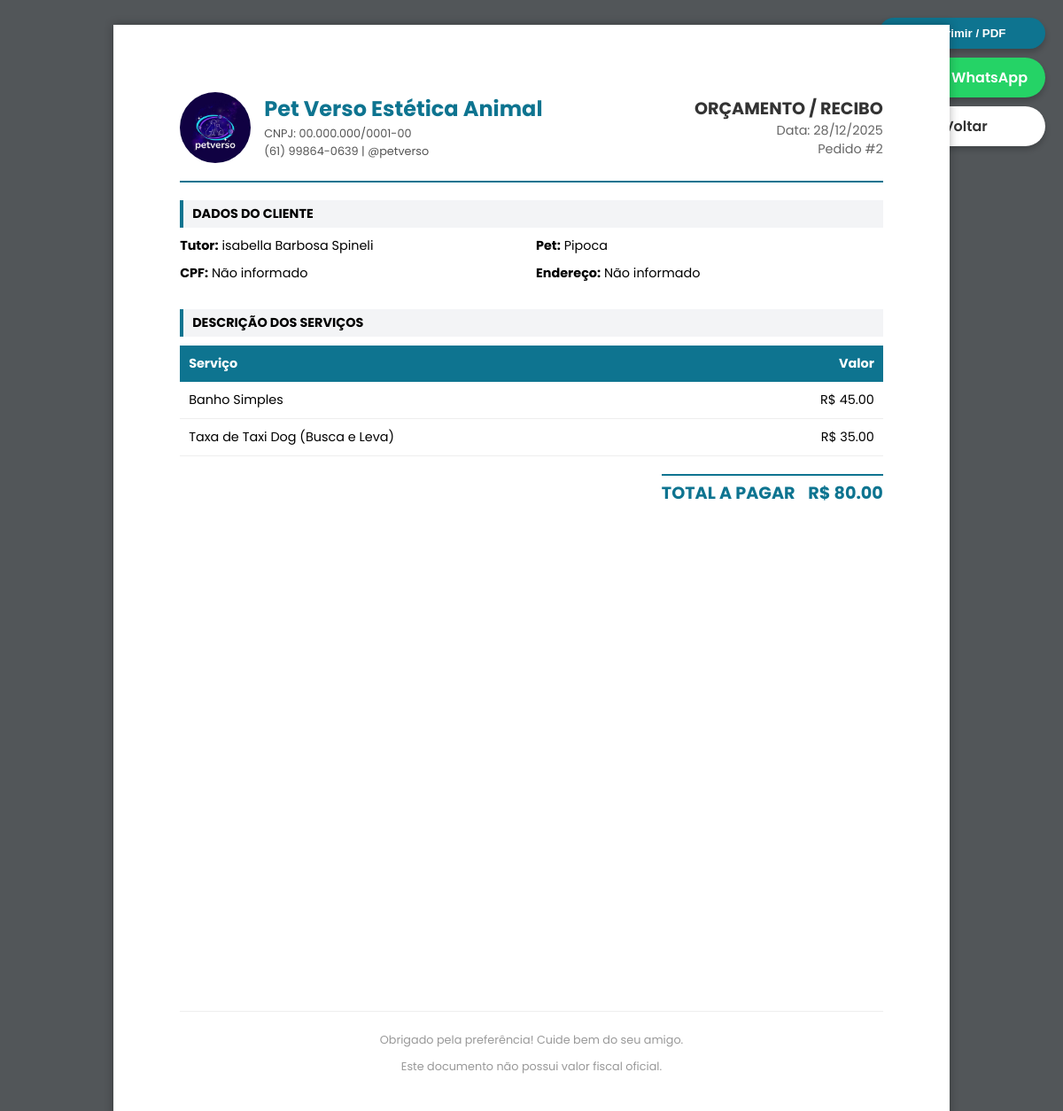
Screenshot of /nota/2 (signed in) with the database file from the repository.
### tables this page shows
CREATE TABLE configuracoes (
            chave TEXT PRIMARY KEY,
            valor TEXT
        );

CREATE TABLE agenda (
            id INTEGER PRIMARY KEY AUTOINCREMENT,
            nome_pet TEXT NOT NULL,
            servico TEXT NOT NULL,
            data TEXT NOT NULL,
            hora TEXT NOT NULL,
            status TEXT DEFAULT 'Agendado',
            observacoes TEXT
        , taxi TEXT, nome_tutor TEXT, cliente_id INTEGER);

CREATE TABLE servicos (
            id INTEGER PRIMARY KEY AUTOINCREMENT,
            nome TEXT NOT NULL,
            descricao TEXT,
            valor REAL NOT NULL,
            duracao_minutos INTEGER DEFAULT 30
        );

### app.py (the view)
@app.route('/nota/<id_agendamento>')
def gerar_nota(id_agendamento):
    if not tem_permissao('agenda'): return redirect('/dashboard')
    conn = get_db_connection()
    empresa = get_config_dict(conn)
    agendamento = conn.execute("SELECT * FROM agenda WHERE id=?", (id_agendamento,)).fetchone()
    if not agendamento:
        conn.close()
        return "Erro: Agendamento não encontrado", 404
    cliente = None
    if agendamento['cliente_id']:
        cliente = conn.execute("SELECT * FROM clientes WHERE id=?", (agendamento['cliente_id'],)).fetchone()
    dado_taxi = conn.execute("SELECT valor FROM configuracoes WHERE chave='preco_taxi'").fetchone()
    preco_taxi = float(dado_taxi[0]) if dado_taxi else 20.00
    servico_val = conn.execute("SELECT valor FROM servicos WHERE nome=?", (agendamento['servico'],)).fetchone()
    valor_servico = float(servico_val[0]) if servico_val else 0.0
    conn.close()
    total = valor_servico
    if agendamento['taxi'] == 'Sim': total += preco_taxi
    info_nota = {
        'empresa_nome': empresa.get('empresa_nome', 'Pet Shop'),
        'empresa_cnpj': empresa.get('empresa_cnpj', ''),
        'empresa_endereco': empresa.get('empresa_endereco', ''),
        'empresa_telefone': empresa.get('empresa_telefone', ''),
        'empresa_email': empresa.get('empresa_email', ''),
        'empresa_instagram': empresa.get('empresa_instagram', ''),
        'id': agendamento['id'],
        'data': datetime.strptime(agendamento['data'], '%Y-%m-%d').strftime('%d/%m/%Y'),
        'hora': agendamento['hora'],
        'tutor': cliente['nome_tutor'] if cliente else agendamento['nome_tutor'],
        'pet': cliente['nome_pet'] if cliente else agendamento['nome_pet'],
        'cpf': cliente['cpf'] if cliente else 'Não informado',
        'endereco': cliente['endereco'] if cliente else 'Não informado',
        'whatsapp': cliente['whatsapp'] if cliente else '',
        'servico': agendamento['servico'],
        'valor_servico': valor_servico,
        'tem_taxi': (agendamento['taxi'] == 'Sim'),
        'valor_taxi': preco_taxi,
        'total': total,
        'observacoes': agendamento['observacoes'],
        'msg_nota': empresa.get('msg_nota', '')
    }
    return render_template('nota.html', nota=info_nota)

### app.py (called while the page is built)
@app.context_processor
def inject_cache_buster():
    return dict(cache_buster=time.time())

def get_db_connection():
    conn = sqlite3.connect(DB_NAME)
    conn.row_factory = sqlite3.Row # Permite chamar colunas pelo nome
    return conn

def tem_permissao(area):
    if 'user_id' not in session: return False
    if session.get('cargo') == 'gerente': return True
    permissoes_usuario = session.get('permissoes', '')
    if not permissoes_usuario: return False
    lista = permissoes_usuario.split(',')
    return area in lista

def get_config_dict(conn):
    linhas = conn.execute("SELECT chave, valor FROM configuracoes").fetchall()
    dados = {linha['chave']: linha['valor'] for linha in linhas}
    return dados

### templates/nota.html (shortened to what this page needs)
<!DOCTYPE html>
<html lang="pt-br">
<head>
</head>
<body>
    <div class="actions">
        <button onclick="window.print()" class="btn btn-print"> Imprimir / PDF</button>
        <a href="#" id="btnZap" target="_blank" class="btn btn-whatsapp"> Enviar WhatsApp</a>
        <a href="/agenda" class="btn btn-back"> Voltar</a>
    </div>
<div class="page">
   <div class="header">
            <div class="logo-area">
                <img src="{{ url_for('static', filename='logo.png') }}?v={{ cache_buster }}" class="logo-img" alt="Logo">
                <div class="company-info">
                    <h1>{{ nota['empresa_nome'] }}</h1>
                    <p>CNPJ: {{ nota['empresa_cnpj'] }}</p>
                    <p>{{ nota['empresa_telefone'] }} | {{ nota['empresa_instagram'] }}</p>
                </div>
            </div>
            <div class="invoice-details">
                <div class="invoice-title">Orçamento / Recibo</div>
                <div class="invoice-date">Data: {{ nota['data'] }}</div>
                <div class="invoice-date">Pedido #{{ nota['id'] }}</div>
            </div>
        </div>
        <div class="section-title">DADOS DO CLIENTE</div>
        <div class="client-info">
            <div><strong>Tutor:</strong> {{ nota['tutor'] }}</div>
            <div><strong>Pet:</strong> {{ nota['pet'] }}</div>
            <div><strong>CPF:</strong> {{ nota['cpf'] }}</div>
            <div><strong>Endereço:</strong> {{ nota['endereco'] }}</div>
        </div>
        <div class="section-title">DESCRIÇÃO DOS SERVIÇOS</div>
        <table>
            <thead>
                <tr>
                    <th>Serviço</th>
                    <th class="col-price">Valor</th>
                </tr>
            </thead>
            <tbody>
                <tr>
                    <td>{{ nota['servico'] }}</td>
                    <td class="col-price">R$ {{ "%.2f"|format(nota['valor_servico']) }}</td>
                </tr>
                {% if nota['tem_taxi'] %}
                <tr>
                    <td>Taxa de Taxi Dog (Busca e Leva)</td>
                    <td class="col-price">R$ {{ "%.2f"|format(nota['valor_taxi']) }}</td>
                </tr>
                {% endif %}
            </tbody>
        </table>
        <div class="total-section">
            <div class="total-box">
                <div class="total-row final-total">
                    <span>TOTAL A PAGAR</span>
                    <span>R$ {{ "%.2f"|format(nota['total']) }}</span>
                </div>
            </div>
        </div>
        <div class="footer">
            <p>Obrigado pela preferência! Cuide bem do seu amigo.</p>
            <p>Este documento não possui valor fiscal oficial.</p>
        </div>
    </div>
</body>
</html>

### templates/nota.html (style rules this page uses)
body { background: #525659; display: flex; justify-content: center; padding: 20px; font-family: 'Poppins', sans-serif; }
.page { background: white; width: 21cm; min-height: 29.7cm; padding: 2cm; box-shadow: 0 0 10px rgba(0,0,0,0.3); position: relative; }
.header { display: flex; justify-content: space-between; align-items: center; border-bottom: 2px solid #0e7490; padding-bottom: 20px; margin-bottom: 20px; }
.logo-area { display: flex; align-items: center; gap: 15px; }
.logo-img { width: 80px; height: 80px; border-radius: 50%; object-fit: cover; }
.company-info h1 { margin: 0; color: #0e7490; font-size: 1.5rem; }
.company-info p { margin: 2px 0; font-size: 0.8rem; color: #555; }
.invoice-details { text-align: right; }
.invoice-title { font-size: 1.2rem; font-weight: bold; color: #333; text-transform: uppercase; }
.invoice-date { color: #666; font-size: 0.9rem; }
.section-title { background: #f3f4f6; padding: 5px 10px; font-weight: bold; font-size: 0.9rem; margin-bottom: 10px; border-left: 4px solid #0e7490; }
.client-info { display: grid; grid-template-columns: 1fr 1fr; gap: 10px; margin-bottom: 30px; font-size: 0.9rem; }
table { width: 100%; border-collapse: collapse; margin-bottom: 20px; }
th { background: #0e7490; color: white; padding: 10px; text-align: left; font-size: 0.9rem; }
td { padding: 10px; border-bottom: 1px solid #eee; font-size: 0.9rem; }
.col-price { text-align: right; }
.total-section { display: flex; justify-content: flex-end; }
.total-box { width: 250px; }
.total-row { display: flex; justify-content: space-between; padding: 5px 0; }
.final-total { font-size: 1.2rem; font-weight: bold; color: #0e7490; border-top: 2px solid #0e7490; padding-top: 5px; }
.footer { position: absolute; bottom: 2cm; left: 2cm; right: 2cm; text-align: center; font-size: 0.8rem; color: #999; border-top: 1px solid #eee; padding-top: 10px; }
.actions { position: fixed; top: 20px; right: 20px; display: flex; flex-direction: column; gap: 10px; }
.btn { padding: 10px 20px; border: none; border-radius: 50px; cursor: pointer; font-weight: 600; display: flex; align-items: center; gap: 8px; box-shadow: 0 4px 6px rgba(0,0,0,0.2); transition: 0.2s; text-decoration: none; justify-content: center; }
.btn-print { background: #0e7490; color: white; }
.btn-whatsapp { background: #25D366; color: white; }
.btn-back { background: #fff; color: #333; }

### rows the page displays
configuracoes: empresa_nome "Pet Verso Estética Animal"
configuracoes: empresa_cnpj "00.000.000/0001-00"
configuracoes: empresa_telefone "(61) 99864-0639"
configuracoes: empresa_instagram "@petverso"
agenda: tutor "isabella Barbosa Spineli", pet "Pipoca", servico "Banho Simples"
servicos: valor_servico "45.00"

### other values shown
{{ nota['data'] }} "28/12/2025"
{{ nota['id'] }} "2"
{{ nota['cpf'] }} "Não informado"
{{ nota['endereco'] }} "Não informado"
{{ "%.2f"|format(nota['valor_taxi']) }} "35.00"
{{ "%.2f"|format(nota['total']) }} "80.00"
